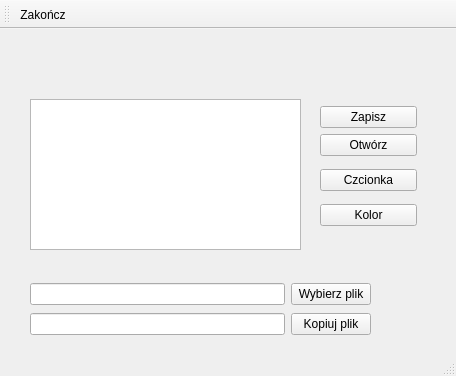
<?xml version="1.0" encoding="UTF-8"?>
<ui version="4.0">
 <class>opiswykres</class>
 <widget class="QMainWindow" name="opiswykres">
  <property name="geometry">
   <rect>
    <x>0</x>
    <y>0</y>
    <width>456</width>
    <height>376</height>
   </rect>
  </property>
  <property name="windowTitle">
   <string>MainWindow</string>
  </property>
  <widget class="QWidget" name="centralwidget">
   <widget class="QWidget" name="layoutWidget">
    <property name="geometry">
     <rect>
      <x>30</x>
      <y>250</y>
      <width>341</width>
      <height>30</height>
     </rect>
    </property>
    <layout class="QHBoxLayout" name="horizontalLayout">
     <item>
      <widget class="QLineEdit" name="sourceLineEdit"/>
     </item>
     <item>
      <widget class="QPushButton" name="selectBtn">
       <property name="text">
        <string>Wybierz plik</string>
       </property>
      </widget>
     </item>
    </layout>
   </widget>
   <widget class="QTextEdit" name="textEdit">
    <property name="geometry">
     <rect>
      <x>30</x>
      <y>70</y>
      <width>271</width>
      <height>151</height>
     </rect>
    </property>
   </widget>
   <widget class="QWidget" name="layoutWidget_3">
    <property name="geometry">
     <rect>
      <x>30</x>
      <y>280</y>
      <width>341</width>
      <height>30</height>
     </rect>
    </property>
    <layout class="QHBoxLayout" name="horizontalLayout_2">
     <item>
      <widget class="QLineEdit" name="destLineEdit"/>
     </item>
     <item>
      <widget class="QPushButton" name="CopyBtn">
       <property name="text">
        <string>Kopiuj plik</string>
       </property>
      </widget>
     </item>
    </layout>
   </widget>
   <widget class="QWidget" name="layoutWidget">
    <property name="geometry">
     <rect>
      <x>320</x>
      <y>70</y>
      <width>97</width>
      <height>137</height>
     </rect>
    </property>
    <layout class="QVBoxLayout" name="verticalLayout_2">
     <item>
      <layout class="QVBoxLayout" name="verticalLayout">
       <item>
        <widget class="QPushButton" name="SaveBtn">
         <property name="text">
          <string>Zapisz</string>
         </property>
        </widget>
       </item>
       <item>
        <widget class="QPushButton" name="OpenBtn">
         <property name="text">
          <string>Otwórz</string>
         </property>
        </widget>
       </item>
      </layout>
     </item>
     <item>
      <widget class="QPushButton" name="pushButtonFont">
       <property name="text">
        <string>Czcionka</string>
       </property>
      </widget>
     </item>
     <item>
      <widget class="QPushButton" name="pushButtonColor">
       <property name="text">
        <string>Kolor</string>
       </property>
      </widget>
     </item>
    </layout>
   </widget>
  </widget>
  <widget class="QMenuBar" name="menubar">
   <property name="geometry">
    <rect>
     <x>0</x>
     <y>0</y>
     <width>456</width>
     <height>26</height>
    </rect>
   </property>
  </widget>
  <widget class="QStatusBar" name="statusbar"/>
  <widget class="QToolBar" name="toolBar">
   <property name="windowTitle">
    <string>toolBar</string>
   </property>
   <attribute name="toolBarArea">
    <enum>TopToolBarArea</enum>
   </attribute>
   <attribute name="toolBarBreak">
    <bool>false</bool>
   </attribute>
   <addaction name="actionQuitDescription"/>
  </widget>
  <action name="actionQuitDescription">
   <property name="icon">
    <iconset resource="icons.qrc">
     <normaloff>:/icons/icons/close.ico</normaloff>:/icons/icons/close.ico</iconset>
   </property>
   <property name="text">
    <string>Zakończ</string>
   </property>
  </action>
 </widget>
 <resources>
  <include location="icons.qrc"/>
 </resources>
 <connections/>
</ui>
